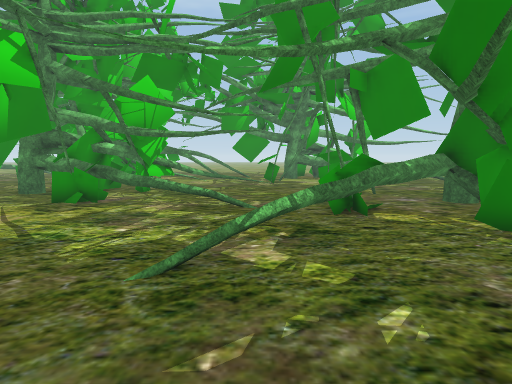
View 1 (above)

24 first-person views from a walk through a Unity game level. The camera is 1.4 m above the floor, tilts 6° down and sees 75° across. The floor is counted in squares, 1 m on a side. Each view is taken from the middle of a square. On the plan, view 1 faces up. The plan holds only what a view shows up to about 15 squares ahead; the rest is blank. The place goes on beyond the plan. Some surface patterns are stand-ins.

View 2
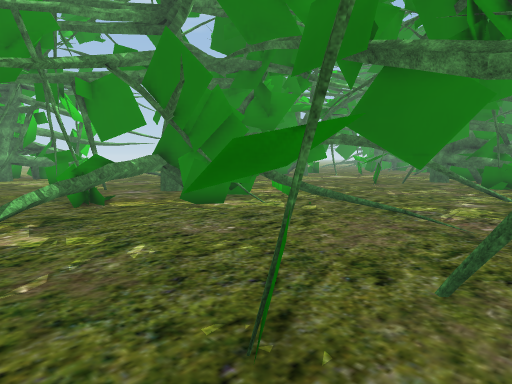

View 3
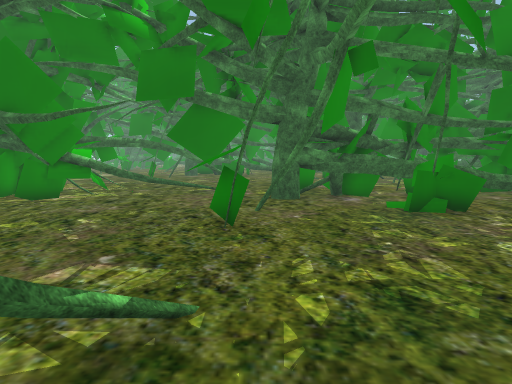

View 4
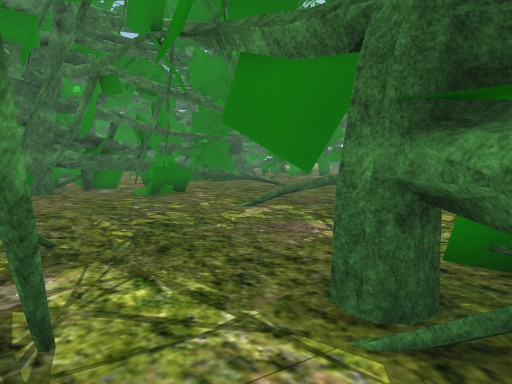

View 5
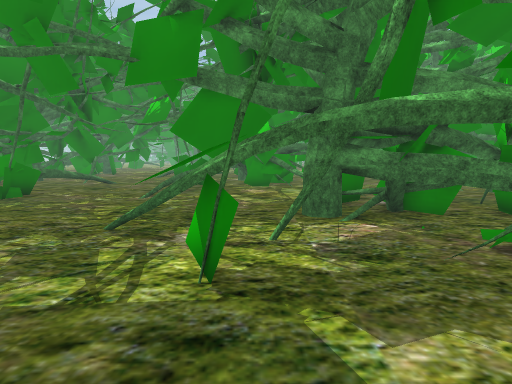

View 6
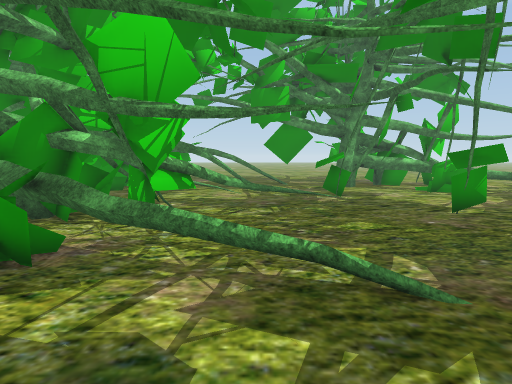

View 7
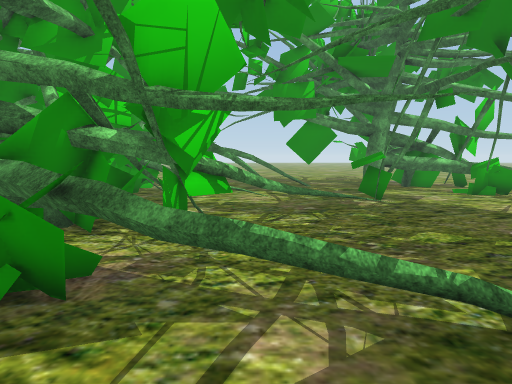

View 8
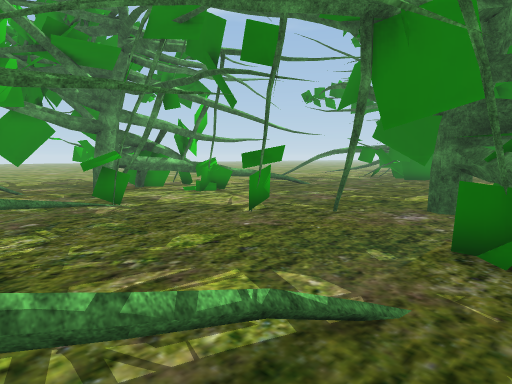

View 9
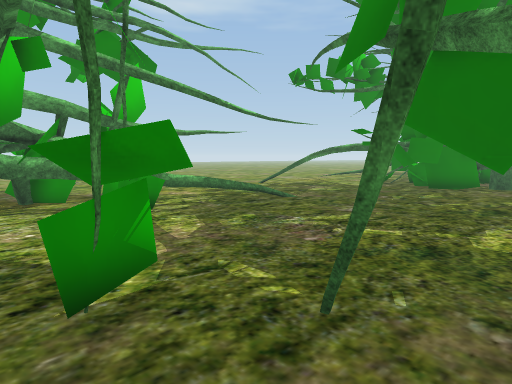

View 10
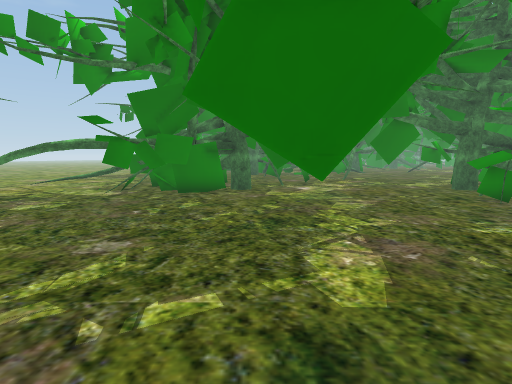

View 11
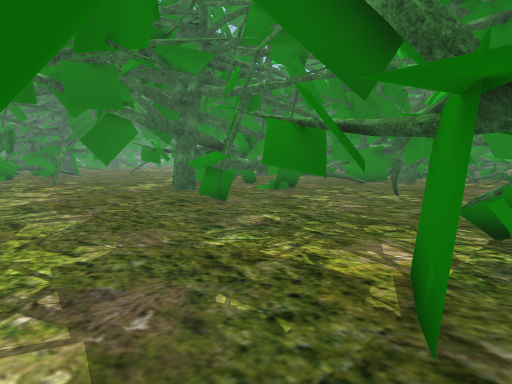

View 12
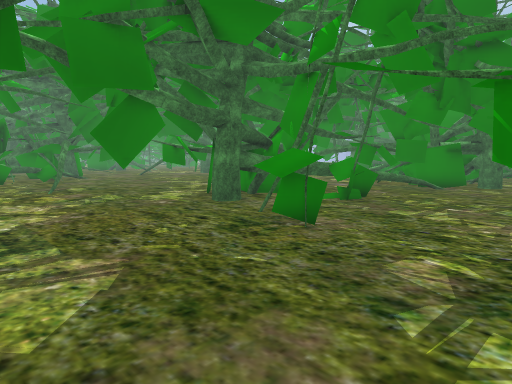

View 13
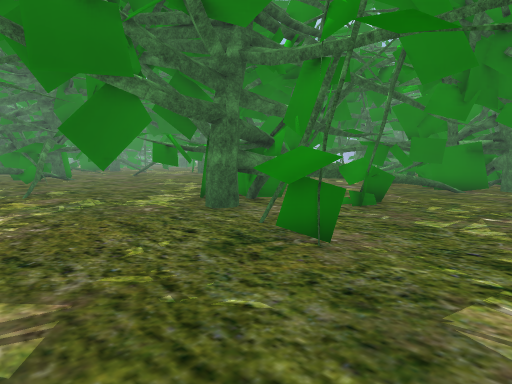

View 14
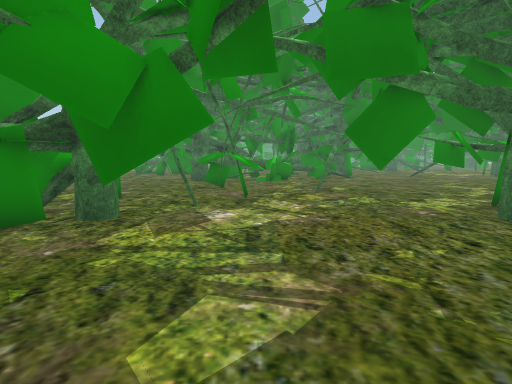

View 15
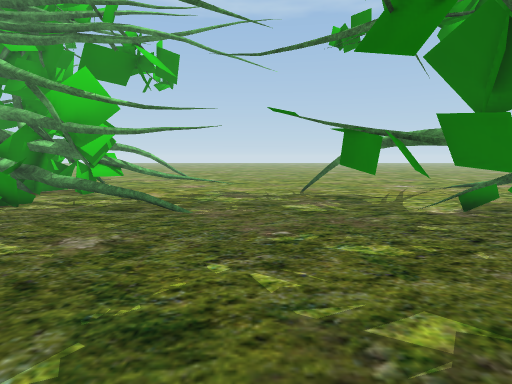

View 16
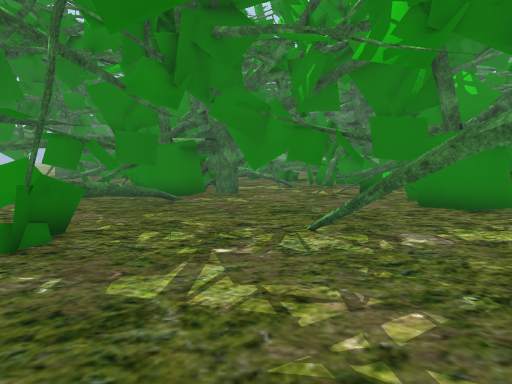

View 17
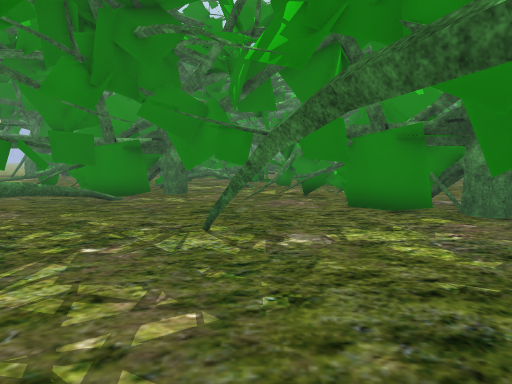

View 18
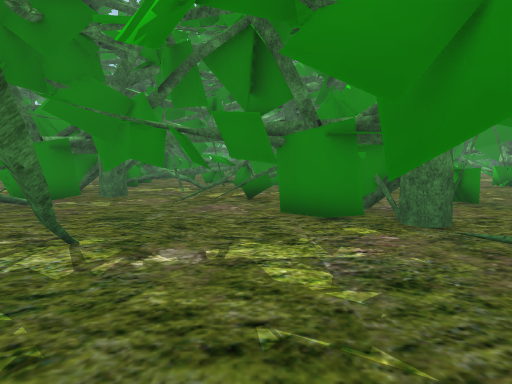

View 19
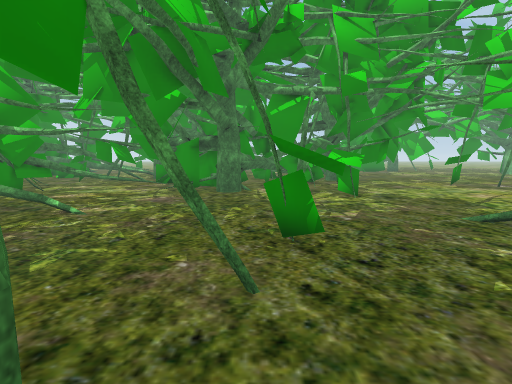

View 20
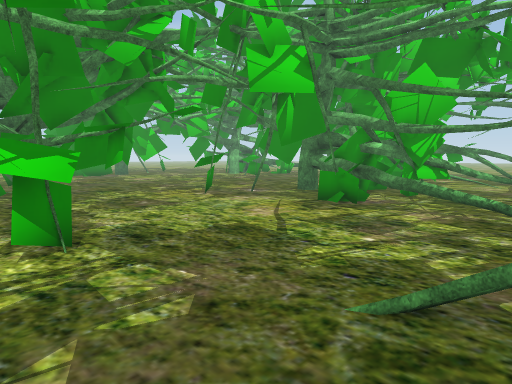

View 21
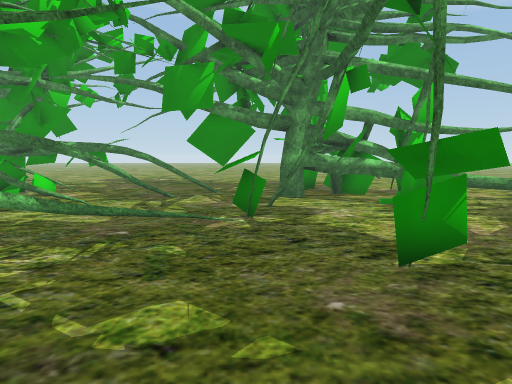

View 22
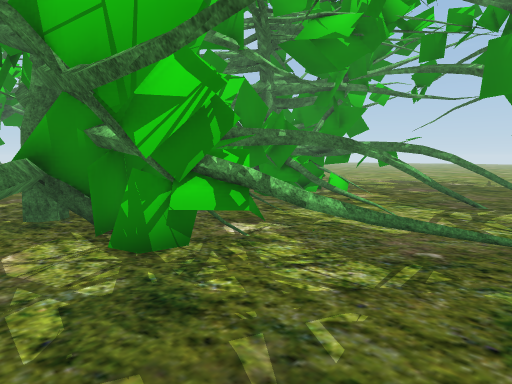

View 23
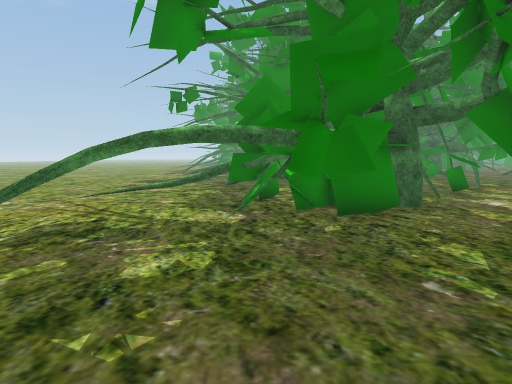

View 24
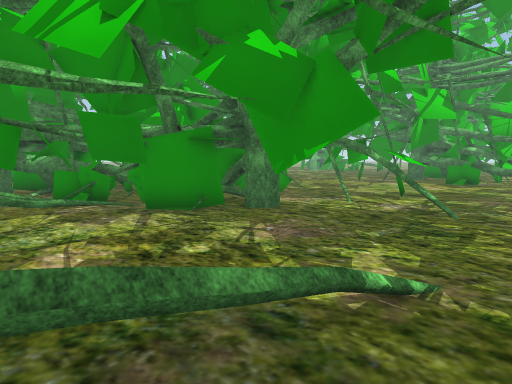

### Floor plan
Key: @ floor where view 1 was taken; # wall or solid block; x gap in a wall; . floor; = window, fence, low wall or low ledge; T tree.
Columns run from 9 left of view 1 to 29 right of it. Each row starts with its distance up from view 1.
 21 TTT   T......TT#.........T... .....
 20 TTTT T........#TTT.......T....#....
 19  T ##T........##.TT.......T..TT....
 18  TT#T....TT...............TTTTT...
 17  T##....................TT#TTTT..T
 16  TTTT...=................TTTTTTT
 15  TTTTTT#....T.............TTTTTT# ...
 14 .TTTTT .....TT..............TT ......
 13 #TTTT#............T.......T..T.......
 12 .TTT.........#....T.......T....T....T
 11 ...TTT.........TT..............T....
 10 T..##TTT......TTT..............TT....
  9 ...........#TTTTTT....................
  8 ...........#TTTTTTT.T..................
  7 ..........TT...TTT.#T.........T.... TT.
  6 ..........T...TTTT...T..TT....T......TT
  5 T........T....TT..........T...........
  4 TT.............T..........T.TT...T...
  3 ...T...........T...TT.......TTT#TTTT.
  2 ...TT..........T#...T......TTTTT#T...
  1 ..###...........T...TT....TTTTT  ....
  0 ....T#T..@T.....T........TTT TTT   ..
 -1 T#........# T.............T  TT
 -2 TTT........TT.#TT..T.....TT   T
 -3 TT............TTTTTTTT...TTT#
 -4 TT.TTT.......TTTTTT#.TT..TTT  T
 -5 #..........##TTTTTT .....TT TT#
 -6 T..........#T# T#TT ....TTTTT
 -7 T#....T.....T# TT .x.TTTTTTT
 -8 T# ...T....TT#  ####...TTTTTT
 -9  TTT..T....T ##   ##T#T TTTT###

Where each view was taken, in squares from view 1:
view 1: 0 up, 0 right, facing up
view 2: 2 down, 1 left, facing up-right
view 3: 1 down, 6 left, facing right
view 4: 1 up, 9 left, facing down-right
view 5: 6 up, 6 left, facing down
view 6: 6 up, 2 left, facing up
view 7: 7 up, 3 left, facing up
view 8: 8 up, 3 left, facing up-right
view 9: 11 up, 2 right, facing up-right
view 10: 13 up, 5 right, facing right
view 11: 12 up, 7 right, facing down-right
view 12: 11 up, 11 right, facing down-right
view 13: 10 up, 12 right, facing down-right
view 14: 10 up, 12 right, facing right
view 15: 10 up, 13 right, facing up
view 16: 6 up, 13 right, facing down
view 17: 6 up, 11 right, facing down
view 18: 5 up, 9 right, facing down
view 19: 1 down, 6 right, facing left
view 20: 1 up, 0 right, facing up-left
view 21: 10 up, 1 right, facing up
view 22: 11 up, 0 right, facing up-left
view 23: 18 up, 10 right, facing right
view 24: 9 down, 1 left, facing up-left
